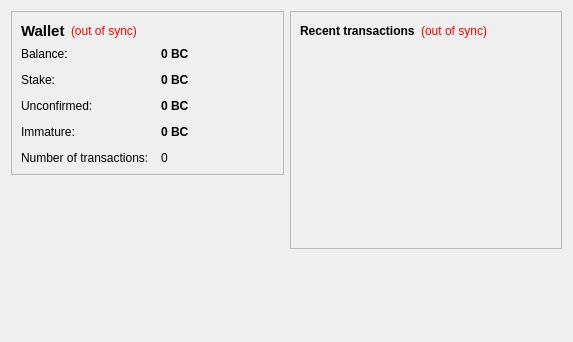
<?xml version="1.0" encoding="UTF-8"?>
<ui version="4.0">
 <class>OverviewPage</class>
 <widget class="QWidget" name="OverviewPage">
  <property name="geometry">
   <rect>
    <x>0</x>
    <y>0</y>
    <width>573</width>
    <height>342</height>
   </rect>
  </property>
  <property name="windowTitle">
   <string>Form</string>
  </property>
  <layout class="QHBoxLayout" name="horizontalLayout" stretch="1,1">
   <item>
    <layout class="QVBoxLayout" name="verticalLayout_2">
     <item>
      <widget class="QFrame" name="frame">
       <property name="frameShape">
        <enum>QFrame::StyledPanel</enum>
       </property>
       <property name="frameShadow">
        <enum>QFrame::Raised</enum>
       </property>
       <layout class="QVBoxLayout" name="verticalLayout_4">
        <item>
         <layout class="QHBoxLayout" name="horizontalLayout_4">
          <item>
           <widget class="QLabel" name="label_5">
            <property name="font">
             <font>
              <pointsize>11</pointsize>
              <weight>75</weight>
              <bold>true</bold>
             </font>
            </property>
            <property name="text">
             <string>Wallet</string>
            </property>
           </widget>
          </item>
          <item>
           <widget class="QLabel" name="labelWalletStatus">
            <property name="toolTip">
             <string>The displayed information may be out of date. Your wallet automatically synchronizes with the CloverCoin network after a connection is established, but this process has not completed yet.</string>
            </property>
            <property name="styleSheet">
             <string notr="true">QLabel { color: red; }</string>
            </property>
            <property name="text">
             <string notr="true">(out of sync)</string>
            </property>
            <property name="alignment">
             <set>Qt::AlignLeading|Qt::AlignLeft|Qt::AlignVCenter</set>
            </property>
           </widget>
          </item>
          <item>
           <spacer name="horizontalSpacer_2">
            <property name="orientation">
             <enum>Qt::Horizontal</enum>
            </property>
            <property name="sizeHint" stdset="0">
             <size>
              <width>40</width>
              <height>20</height>
             </size>
            </property>
           </spacer>
          </item>
         </layout>
        </item>
        <item>
         <layout class="QFormLayout" name="formLayout_2">
          <property name="fieldGrowthPolicy">
           <enum>QFormLayout::AllNonFixedFieldsGrow</enum>
          </property>
          <property name="horizontalSpacing">
           <number>12</number>
          </property>
          <property name="verticalSpacing">
           <number>12</number>
          </property>
          <item row="0" column="0">
           <widget class="QLabel" name="label">
            <property name="text">
             <string>Balance:</string>
            </property>
           </widget>
          </item>
          <item row="0" column="1">
           <widget class="QLabel" name="labelBalance">
            <property name="font">
             <font>
              <weight>75</weight>
              <bold>true</bold>
             </font>
            </property>
            <property name="cursor">
             <cursorShape>IBeamCursor</cursorShape>
            </property>
            <property name="toolTip">
             <string>Your current balance</string>
            </property>
            <property name="text">
             <string notr="true">0 BC</string>
            </property>
            <property name="textInteractionFlags">
             <set>Qt::LinksAccessibleByMouse|Qt::TextSelectableByKeyboard|Qt::TextSelectableByMouse</set>
            </property>
           </widget>
          </item>
          <item row="1" column="0">
           <widget class="QLabel" name="label_6">
            <property name="text">
             <string>Stake:</string>
            </property>
           </widget>
          </item>
          <item row="1" column="1">
           <widget class="QLabel" name="labelStake">
            <property name="font">
             <font>
              <weight>75</weight>
              <bold>true</bold>
             </font>
            </property>
            <property name="cursor">
             <cursorShape>IBeamCursor</cursorShape>
            </property>
            <property name="toolTip">
             <string>Total of coins that was staked, and do not yet count toward the current balance</string>
            </property>
            <property name="text">
             <string notr="true">0 BC</string>
            </property>
            <property name="textInteractionFlags">
             <set>Qt::LinksAccessibleByMouse|Qt::TextSelectableByKeyboard|Qt::TextSelectableByMouse</set>
            </property>
           </widget>
          </item>
          <item row="2" column="0">
           <widget class="QLabel" name="label_3">
            <property name="text">
             <string>Unconfirmed:</string>
            </property>
           </widget>
          </item>
          <item row="2" column="1">
           <widget class="QLabel" name="labelUnconfirmed">
            <property name="font">
             <font>
              <weight>75</weight>
              <bold>true</bold>
             </font>
            </property>
            <property name="cursor">
             <cursorShape>IBeamCursor</cursorShape>
            </property>
            <property name="toolTip">
             <string>Total of transactions that have yet to be confirmed, and do not yet count toward the current balance</string>
            </property>
            <property name="text">
             <string notr="true">0 BC</string>
            </property>
            <property name="textInteractionFlags">
             <set>Qt::LinksAccessibleByMouse|Qt::TextSelectableByKeyboard|Qt::TextSelectableByMouse</set>
            </property>
           </widget>
          </item>
          <item row="3" column="0">
           <widget class="QLabel" name="labelImmatureText">
            <property name="text">
             <string>Immature:</string>
            </property>
           </widget>
          </item>
          <item row="3" column="1">
           <widget class="QLabel" name="labelImmature">
            <property name="font">
             <font>
              <weight>75</weight>
              <bold>true</bold>
             </font>
            </property>
            <property name="toolTip">
             <string>Mined balance that has not yet matured</string>
            </property>
            <property name="text">
             <string notr="true">0 BC</string>
            </property>
            <property name="textInteractionFlags">
             <set>Qt::LinksAccessibleByMouse|Qt::TextSelectableByKeyboard|Qt::TextSelectableByMouse</set>
            </property>
           </widget>
          </item>
          <item row="4" column="0">
           <widget class="QLabel" name="label_2">
            <property name="text">
             <string>Number of transactions:</string>
            </property>
           </widget>
          </item>
          <item row="4" column="1">
           <widget class="QLabel" name="labelNumTransactions">
            <property name="toolTip">
             <string>Total number of transactions in wallet</string>
            </property>
            <property name="text">
             <string notr="true">0</string>
            </property>
           </widget>
          </item>
         </layout>
        </item>
       </layout>
      </widget>
     </item>
     <item>
      <spacer name="verticalSpacer">
       <property name="orientation">
        <enum>Qt::Vertical</enum>
       </property>
       <property name="sizeHint" stdset="0">
        <size>
         <width>20</width>
         <height>40</height>
        </size>
       </property>
      </spacer>
     </item>
    </layout>
   </item>
   <item>
    <layout class="QVBoxLayout" name="verticalLayout_3">
     <item>
      <widget class="QFrame" name="frame_2">
       <property name="frameShape">
        <enum>QFrame::StyledPanel</enum>
       </property>
       <property name="frameShadow">
        <enum>QFrame::Raised</enum>
       </property>
       <layout class="QVBoxLayout" name="verticalLayout">
        <item>
         <layout class="QHBoxLayout" name="horizontalLayout_2">
          <item>
           <widget class="QLabel" name="label_4">
            <property name="text">
             <string>&lt;b&gt;Recent transactions&lt;/b&gt;</string>
            </property>
           </widget>
          </item>
          <item>
           <widget class="QLabel" name="labelTransactionsStatus">
            <property name="toolTip">
             <string>The displayed information may be out of date. Your wallet automatically synchronizes with the CloverCoin network after a connection is established, but this process has not completed yet.</string>
            </property>
            <property name="styleSheet">
             <string notr="true">QLabel { color: red; }</string>
            </property>
            <property name="text">
             <string notr="true">(out of sync)</string>
            </property>
            <property name="alignment">
             <set>Qt::AlignRight|Qt::AlignTrailing|Qt::AlignVCenter</set>
            </property>
           </widget>
          </item>
          <item>
           <spacer name="horizontalSpacer">
            <property name="orientation">
             <enum>Qt::Horizontal</enum>
            </property>
            <property name="sizeHint" stdset="0">
             <size>
              <width>40</width>
              <height>20</height>
             </size>
            </property>
           </spacer>
          </item>
         </layout>
        </item>
        <item>
         <widget class="QListView" name="listTransactions">
          <property name="styleSheet">
           <string notr="true">QListView { background: transparent; }</string>
          </property>
          <property name="frameShape">
           <enum>QFrame::NoFrame</enum>
          </property>
          <property name="verticalScrollBarPolicy">
           <enum>Qt::ScrollBarAlwaysOff</enum>
          </property>
          <property name="horizontalScrollBarPolicy">
           <enum>Qt::ScrollBarAlwaysOff</enum>
          </property>
          <property name="selectionMode">
           <enum>QAbstractItemView::NoSelection</enum>
          </property>
         </widget>
        </item>
       </layout>
      </widget>
     </item>
     <item>
      <spacer name="verticalSpacer_2">
       <property name="orientation">
        <enum>Qt::Vertical</enum>
       </property>
       <property name="sizeHint" stdset="0">
        <size>
         <width>20</width>
         <height>40</height>
        </size>
       </property>
      </spacer>
     </item>
    </layout>
   </item>
  </layout>
 </widget>
 <resources/>
 <connections/>
</ui>
